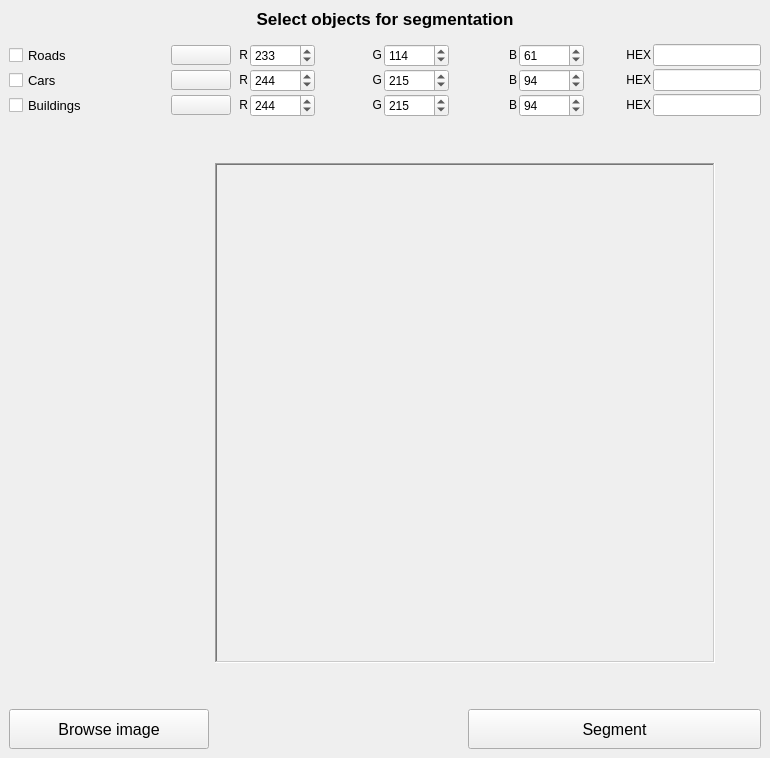
      <widget class="QWidget" name="segmentation_tab">
       <attribute name="title">
        <string>Segmentation</string>
       </attribute>
       <layout class="QVBoxLayout" name="verticalLayout">
        <property name="leftMargin">
         <number>9</number>
        </property>
        <property name="topMargin">
         <number>9</number>
        </property>
        <property name="rightMargin">
         <number>9</number>
        </property>
        <property name="bottomMargin">
         <number>9</number>
        </property>
        <item>
         <layout class="QVBoxLayout" name="top_panel">
          <property name="spacing">
           <number>2</number>
          </property>
          <item>
           <widget class="QLabel" name="description">
            <property name="maximumSize">
             <size>
              <width>16777215</width>
              <height>30</height>
             </size>
            </property>
            <property name="font">
             <font>
              <pointsize>13</pointsize>
              <weight>75</weight>
              <bold>true</bold>
             </font>
            </property>
            <property name="text">
             <string>Select objects for segmentation</string>
            </property>
            <property name="alignment">
             <set>Qt::AlignCenter</set>
            </property>
           </widget>
          </item>
          <item>
           <spacer name="vertical_spacer_2">
            <property name="orientation">
             <enum>Qt::Vertical</enum>
            </property>
            <property name="sizeHint" stdset="0">
             <size>
              <width>677</width>
              <height>13</height>
             </size>
            </property>
           </spacer>
          </item>
          <item>
           <layout class="QHBoxLayout" name="road_properties">
            <item>
             <widget class="QCheckBox" name="checkBox_road">
              <property name="minimumSize">
               <size>
                <width>80</width>
                <height>0</height>
               </size>
              </property>
              <property name="font">
               <font>
                <pointsize>10</pointsize>
                <weight>50</weight>
                <bold>false</bold>
               </font>
              </property>
              <property name="autoFillBackground">
               <bool>false</bool>
              </property>
              <property name="text">
               <string>Roads</string>
              </property>
              <property name="tristate">
               <bool>false</bool>
              </property>
             </widget>
            </item>
            <item>
             <spacer name="splitter_road">
              <property name="orientation">
               <enum>Qt::Horizontal</enum>
              </property>
              <property name="sizeHint" stdset="0">
               <size>
                <width>80</width>
                <height>20</height>
               </size>
              </property>
             </spacer>
            </item>
            <item>
             <widget class="QPushButton" name="color_button_2">
              <property name="sizePolicy">
               <sizepolicy hsizetype="Maximum" vsizetype="Expanding">
                <horstretch>0</horstretch>
                <verstretch>0</verstretch>
               </sizepolicy>
              </property>
              <property name="minimumSize">
               <size>
                <width>60</width>
                <height>0</height>
               </size>
              </property>
              <property name="maximumSize">
               <size>
                <width>60</width>
                <height>20</height>
               </size>
              </property>
              <property name="autoFillBackground">
               <bool>false</bool>
              </property>
              <property name="styleSheet">
               <string notr="true"/>
              </property>
              <property name="text">
               <string/>
              </property>
             </widget>
            </item>
            <item>
             <widget class="QLabel" name="R_label_road">
              <property name="sizePolicy">
               <sizepolicy hsizetype="Expanding" vsizetype="Fixed">
                <horstretch>0</horstretch>
                <verstretch>0</verstretch>
               </sizepolicy>
              </property>
              <property name="maximumSize">
               <size>
                <width>15</width>
                <height>16777215</height>
               </size>
              </property>
              <property name="text">
               <string>R</string>
              </property>
              <property name="alignment">
               <set>Qt::AlignRight|Qt::AlignTrailing|Qt::AlignVCenter</set>
              </property>
             </widget>
            </item>
            <item>
             <widget class="QSpinBox" name="R_spinBox_road">
              <property name="sizePolicy">
               <sizepolicy hsizetype="Expanding" vsizetype="Fixed">
                <horstretch>0</horstretch>
                <verstretch>0</verstretch>
               </sizepolicy>
              </property>
              <property name="maximum">
               <number>255</number>
              </property>
              <property name="value">
               <number>233</number>
              </property>
             </widget>
            </item>
            <item>
             <widget class="QLabel" name="G_label_road">
              <property name="sizePolicy">
               <sizepolicy hsizetype="Expanding" vsizetype="Fixed">
                <horstretch>0</horstretch>
                <verstretch>0</verstretch>
               </sizepolicy>
              </property>
              <property name="text">
               <string>G</string>
              </property>
              <property name="alignment">
               <set>Qt::AlignRight|Qt::AlignTrailing|Qt::AlignVCenter</set>
              </property>
             </widget>
            </item>
            <item>
             <widget class="QSpinBox" name="G_spinBox_road">
              <property name="sizePolicy">
               <sizepolicy hsizetype="Expanding" vsizetype="Fixed">
                <horstretch>0</horstretch>
                <verstretch>0</verstretch>
               </sizepolicy>
              </property>
              <property name="maximum">
               <number>255</number>
              </property>
              <property name="value">
               <number>114</number>
              </property>
             </widget>
            </item>
            <item>
             <widget class="QLabel" name="B_label_road">
              <property name="sizePolicy">
               <sizepolicy hsizetype="Expanding" vsizetype="Fixed">
                <horstretch>0</horstretch>
                <verstretch>0</verstretch>
               </sizepolicy>
              </property>
              <property name="text">
               <string>B</string>
              </property>
              <property name="alignment">
               <set>Qt::AlignRight|Qt::AlignTrailing|Qt::AlignVCenter</set>
              </property>
             </widget>
            </item>
            <item>
             <widget class="QSpinBox" name="B_spinBox_road">
              <property name="sizePolicy">
               <sizepolicy hsizetype="Expanding" vsizetype="Fixed">
                <horstretch>0</horstretch>
                <verstretch>0</verstretch>
               </sizepolicy>
              </property>
              <property name="maximum">
               <number>255</number>
              </property>
              <property name="value">
               <number>61</number>
              </property>
             </widget>
            </item>
            <item>
             <widget class="QLabel" name="HEX_label_road">
              <property name="sizePolicy">
               <sizepolicy hsizetype="Expanding" vsizetype="Fixed">
                <horstretch>0</horstretch>
                <verstretch>0</verstretch>
               </sizepolicy>
              </property>
              <property name="text">
               <string>HEX</string>
              </property>
              <property name="alignment">
               <set>Qt::AlignRight|Qt::AlignTrailing|Qt::AlignVCenter</set>
              </property>
             </widget>
            </item>
            <item>
             <widget class="QLineEdit" name="HEX_lineEdit_road"/>
            </item>
           </layout>
          </item>
          <item>
           <layout class="QHBoxLayout" name="cars_properties">
            <item>
             <widget class="QCheckBox" name="checkBox_cars">
              <property name="minimumSize">
               <size>
                <width>80</width>
                <height>0</height>
               </size>
              </property>
              <property name="font">
               <font>
                <pointsize>10</pointsize>
                <weight>50</weight>
                <bold>false</bold>
               </font>
              </property>
              <property name="autoFillBackground">
               <bool>false</bool>
              </property>
              <property name="text">
               <string>Cars</string>
              </property>
              <property name="tristate">
               <bool>false</bool>
              </property>
             </widget>
            </item>
            <item>
             <spacer name="splitter_cars">
              <property name="orientation">
               <enum>Qt::Horizontal</enum>
              </property>
              <property name="sizeHint" stdset="0">
               <size>
                <width>80</width>
                <height>20</height>
               </size>
              </property>
             </spacer>
            </item>
            <item>
             <widget class="QPushButton" name="color_button_4">
              <property name="sizePolicy">
               <sizepolicy hsizetype="Maximum" vsizetype="Expanding">
                <horstretch>0</horstretch>
                <verstretch>0</verstretch>
               </sizepolicy>
              </property>
              <property name="minimumSize">
               <size>
                <width>60</width>
                <height>0</height>
               </size>
              </property>
              <property name="maximumSize">
               <size>
                <width>60</width>
                <height>20</height>
               </size>
              </property>
              <property name="autoFillBackground">
               <bool>false</bool>
              </property>
              <property name="styleSheet">
               <string notr="true"/>
              </property>
              <property name="text">
               <string/>
              </property>
             </widget>
            </item>
            <item>
             <widget class="QLabel" name="R_label_cars">
              <property name="sizePolicy">
               <sizepolicy hsizetype="Expanding" vsizetype="Fixed">
                <horstretch>0</horstretch>
                <verstretch>0</verstretch>
               </sizepolicy>
              </property>
              <property name="maximumSize">
               <size>
                <width>15</width>
                <height>16777215</height>
               </size>
              </property>
              <property name="text">
               <string>R</string>
              </property>
              <property name="alignment">
               <set>Qt::AlignRight|Qt::AlignTrailing|Qt::AlignVCenter</set>
              </property>
             </widget>
            </item>
            <item>
             <widget class="QSpinBox" name="R_spinBox_cars">
              <property name="sizePolicy">
               <sizepolicy hsizetype="Expanding" vsizetype="Fixed">
                <horstretch>0</horstretch>
                <verstretch>0</verstretch>
               </sizepolicy>
              </property>
              <property name="maximum">
               <number>255</number>
              </property>
              <property name="value">
               <number>244</number>
              </property>
             </widget>
            </item>
            <item>
             <widget class="QLabel" name="G_label_cars">
              <property name="sizePolicy">
               <sizepolicy hsizetype="Expanding" vsizetype="Fixed">
                <horstretch>0</horstretch>
                <verstretch>0</verstretch>
               </sizepolicy>
              </property>
              <property name="text">
               <string>G</string>
              </property>
              <property name="alignment">
               <set>Qt::AlignRight|Qt::AlignTrailing|Qt::AlignVCenter</set>
              </property>
             </widget>
            </item>
            <item>
             <widget class="QSpinBox" name="G_spinBox_cars">
              <property name="sizePolicy">
               <sizepolicy hsizetype="Expanding" vsizetype="Fixed">
                <horstretch>0</horstretch>
                <verstretch>0</verstretch>
               </sizepolicy>
              </property>
              <property name="maximum">
               <number>255</number>
              </property>
              <property name="value">
               <number>215</number>
              </property>
             </widget>
            </item>
            <item>
             <widget class="QLabel" name="B_label_cars">
              <property name="sizePolicy">
               <sizepolicy hsizetype="Expanding" vsizetype="Fixed">
                <horstretch>0</horstretch>
                <verstretch>0</verstretch>
               </sizepolicy>
              </property>
              <property name="text">
               <string>B</string>
              </property>
              <property name="alignment">
               <set>Qt::AlignRight|Qt::AlignTrailing|Qt::AlignVCenter</set>
              </property>
             </widget>
            </item>
            <item>
             <widget class="QSpinBox" name="B_spinBox_cars">
              <property name="sizePolicy">
               <sizepolicy hsizetype="Expanding" vsizetype="Fixed">
                <horstretch>0</horstretch>
                <verstretch>0</verstretch>
               </sizepolicy>
              </property>
              <property name="maximum">
               <number>255</number>
              </property>
              <property name="value">
               <number>94</number>
              </property>
             </widget>
            </item>
            <item>
             <widget class="QLabel" name="HEX_label_cars">
              <property name="sizePolicy">
               <sizepolicy hsizetype="Expanding" vsizetype="Fixed">
                <horstretch>0</horstretch>
                <verstretch>0</verstretch>
               </sizepolicy>
              </property>
              <property name="text">
               <string>HEX</string>
              </property>
              <property name="alignment">
               <set>Qt::AlignRight|Qt::AlignTrailing|Qt::AlignVCenter</set>
              </property>
             </widget>
            </item>
            <item>
             <widget class="QLineEdit" name="HEX_lineEdit_cars"/>
            </item>
           </layout>
          </item>
          <item>
           <layout class="QHBoxLayout" name="buildings_properties">
            <item>
             <widget class="QCheckBox" name="checkBox_buildings">
              <property name="minimumSize">
               <size>
                <width>80</width>
                <height>0</height>
               </size>
              </property>
              <property name="font">
               <font>
                <pointsize>10</pointsize>
                <weight>50</weight>
                <bold>false</bold>
               </font>
              </property>
              <property name="autoFillBackground">
               <bool>false</bool>
              </property>
              <property name="text">
               <string>Buildings</string>
              </property>
              <property name="tristate">
               <bool>false</bool>
              </property>
             </widget>
            </item>
            <item>
             <spacer name="splitter_buildings">
              <property name="orientation">
               <enum>Qt::Horizontal</enum>
              </property>
              <property name="sizeHint" stdset="0">
               <size>
                <width>80</width>
                <height>20</height>
               </size>
              </property>
             </spacer>
            </item>
            <item>
             <widget class="QPushButton" name="color_button_3">
              <property name="sizePolicy">
               <sizepolicy hsizetype="Maximum" vsizetype="Expanding">
                <horstretch>0</horstretch>
                <verstretch>0</verstretch>
               </sizepolicy>
              </property>
              <property name="minimumSize">
               <size>
                <width>60</width>
                <height>0</height>
               </size>
              </property>
              <property name="maximumSize">
               <size>
                <width>60</width>
                <height>20</height>
               </size>
              </property>
              <property name="autoFillBackground">
               <bool>false</bool>
              </property>
              <property name="styleSheet">
               <string notr="true"/>
              </property>
              <property name="text">
               <string/>
              </property>
             </widget>
            </item>
            <item>
             <widget class="QLabel" name="R_label_buildings">
              <property name="sizePolicy">
               <sizepolicy hsizetype="Expanding" vsizetype="Fixed">
                <horstretch>0</horstretch>
                <verstretch>0</verstretch>
               </sizepolicy>
              </property>
              <property name="maximumSize">
               <size>
                <width>15</width>
                <height>16777215</height>
               </size>
              </property>
              <property name="text">
               <string>R</string>
              </property>
              <property name="alignment">
               <set>Qt::AlignRight|Qt::AlignTrailing|Qt::AlignVCenter</set>
              </property>
             </widget>
            </item>
            <item>
             <widget class="QSpinBox" name="R_spinBox_buildings">
              <property name="sizePolicy">
               <sizepolicy hsizetype="Expanding" vsizetype="Fixed">
                <horstretch>0</horstretch>
                <verstretch>0</verstretch>
               </sizepolicy>
              </property>
              <property name="maximum">
               <number>255</number>
              </property>
              <property name="value">
               <number>244</number>
              </property>
             </widget>
            </item>
            <item>
             <widget class="QLabel" name="G_label_buildings">
              <property name="sizePolicy">
               <sizepolicy hsizetype="Expanding" vsizetype="Fixed">
                <horstretch>0</horstretch>
                <verstretch>0</verstretch>
               </sizepolicy>
              </property>
              <property name="text">
               <string>G</string>
              </property>
              <property name="alignment">
               <set>Qt::AlignRight|Qt::AlignTrailing|Qt::AlignVCenter</set>
              </property>
             </widget>
            </item>
            <item>
             <widget class="QSpinBox" name="G_spinBox_buildings">
              <property name="sizePolicy">
               <sizepolicy hsizetype="Expanding" vsizetype="Fixed">
                <horstretch>0</horstretch>
                <verstretch>0</verstretch>
               </sizepolicy>
              </property>
              <property name="maximum">
               <number>255</number>
              </property>
              <property name="value">
               <number>215</number>
              </property>
             </widget>
            </item>
            <item>
             <widget class="QLabel" name="B_label_buildings">
              <property name="sizePolicy">
               <sizepolicy hsizetype="Expanding" vsizetype="Fixed">
                <horstretch>0</horstretch>
                <verstretch>0</verstretch>
               </sizepolicy>
              </property>
              <property name="text">
               <string>B</string>
              </property>
              <property name="alignment">
               <set>Qt::AlignRight|Qt::AlignTrailing|Qt::AlignVCenter</set>
              </property>
             </widget>
            </item>
            <item>
             <widget class="QSpinBox" name="B_spinBox_buildings">
              <property name="sizePolicy">
               <sizepolicy hsizetype="Expanding" vsizetype="Fixed">
                <horstretch>0</horstretch>
                <verstretch>0</verstretch>
               </sizepolicy>
              </property>
              <property name="maximum">
               <number>255</number>
              </property>
              <property name="value">
               <number>94</number>
              </property>
             </widget>
            </item>
            <item>
             <widget class="QLabel" name="HEX_label_buildings">
              <property name="sizePolicy">
               <sizepolicy hsizetype="Expanding" vsizetype="Fixed">
                <horstretch>0</horstretch>
                <verstretch>0</verstretch>
               </sizepolicy>
              </property>
              <property name="text">
               <string>HEX</string>
              </property>
              <property name="alignment">
               <set>Qt::AlignRight|Qt::AlignTrailing|Qt::AlignVCenter</set>
              </property>
             </widget>
            </item>
            <item>
             <widget class="QLineEdit" name="HEX_lineEdit_buildings"/>
            </item>
           </layout>
          </item>
         </layout>
        </item>
        <item>
         <layout class="QGridLayout" name="bottom_panel">
          <item row="4" column="0">
           <widget class="QPushButton" name="browse_image_button">
            <property name="sizePolicy">
             <sizepolicy hsizetype="Minimum" vsizetype="Fixed">
              <horstretch>0</horstretch>
              <verstretch>0</verstretch>
             </sizepolicy>
            </property>
            <property name="minimumSize">
             <size>
              <width>200</width>
              <height>40</height>
             </size>
            </property>
            <property name="font">
             <font>
              <pointsize>12</pointsize>
             </font>
            </property>
            <property name="text">
             <string>Browse image</string>
            </property>
           </widget>
          </item>
          <item row="0" column="1">
           <spacer name="top_spacer">
            <property name="orientation">
             <enum>Qt::Vertical</enum>
            </property>
            <property name="sizeHint" stdset="0">
             <size>
              <width>20</width>
              <height>40</height>
             </size>
            </property>
           </spacer>
          </item>
          <item row="1" column="3">
           <spacer name="right_spacer">
            <property name="orientation">
             <enum>Qt::Horizontal</enum>
            </property>
            <property name="sizeHint" stdset="0">
             <size>
              <width>40</width>
              <height>20</height>
             </size>
            </property>
           </spacer>
          </item>
          <item row="1" column="0">
           <spacer name="left_spacer">
            <property name="orientation">
             <enum>Qt::Horizontal</enum>
            </property>
            <property name="sizeHint" stdset="0">
             <size>
              <width>40</width>
              <height>20</height>
             </size>
            </property>
           </spacer>
          </item>
          <item row="1" column="1" colspan="2">
           <widget class="QLabel" name="segmentation_image_label">
            <property name="sizePolicy">
             <sizepolicy hsizetype="Minimum" vsizetype="Minimum">
              <horstretch>0</horstretch>
              <verstretch>0</verstretch>
             </sizepolicy>
            </property>
            <property name="minimumSize">
             <size>
              <width>500</width>
              <height>500</height>
             </size>
            </property>
            <property name="maximumSize">
             <size>
              <width>500</width>
              <height>500</height>
             </size>
            </property>
            <property name="frameShape">
             <enum>QFrame::WinPanel</enum>
            </property>
            <property name="frameShadow">
             <enum>QFrame::Sunken</enum>
            </property>
            <property name="text">
             <string/>
            </property>
            <property name="scaledContents">
             <bool>true</bool>
            </property>
           </widget>
          </item>
          <item row="4" column="2" colspan="2">
           <widget class="QPushButton" name="segmentation_button">
            <property name="sizePolicy">
             <sizepolicy hsizetype="Minimum" vsizetype="Fixed">
              <horstretch>0</horstretch>
              <verstretch>0</verstretch>
             </sizepolicy>
            </property>
            <property name="minimumSize">
             <size>
              <width>200</width>
              <height>40</height>
             </size>
            </property>
            <property name="font">
             <font>
              <pointsize>12</pointsize>
             </font>
            </property>
            <property name="text">
             <string>Segment</string>
            </property>
           </widget>
          </item>
          <item row="3" column="1">
           <spacer name="bottom_spacer">
            <property name="orientation">
             <enum>Qt::Vertical</enum>
            </property>
            <property name="sizeHint" stdset="0">
             <size>
              <width>20</width>
              <height>40</height>
             </size>
            </property>
           </spacer>
          </item>
         </layout>
        </item>
       </layout>
      </widget>
